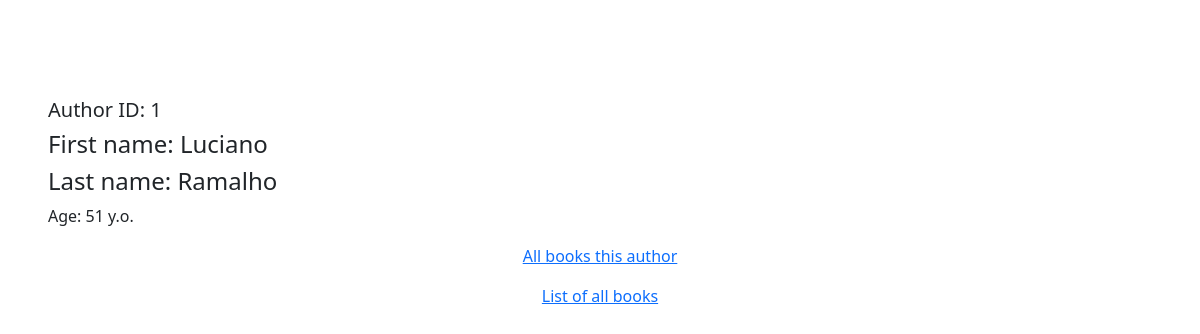
Page /author/1/ on the committed database.
### bookstore/models.py (models this page shows, shortened)
class Authors(models.Model):
    first_name = models.CharField(max_length=32)
    last_name = models.CharField(max_length=32)
    age = models.IntegerField()
    class Meta:
        verbose_name = 'Author'
        verbose_name_plural = 'Authors'

### bookstore/views.py (the view)
# urls.py: path('author/<int:index_author>/', about_author, name='author'),        # Show info about author
def about_author(request, index_author):            # Show info about author
    try:
        author = Authors.objects.get(pk=index_author)
        return render(request, 'bookstore/About_author.html', context={'author': author})
    except:
        return render(request, 'bookstore/Page404.html')

### bookstore/templates/bookstore/About_author.html (shortened to what this page needs)
{% load static %}
<!DOCTYPE html>
<html lang="en">
<head>
    <link rel="stylesheet" href="https://cdn.jsdelivr.net/npm/bootstrap@5.1.3/dist/css/bootstrap.min.css">
    <link rel="stylesheet" href="{% static 'bookstore/css/style.css' %}">
</head>
<body>
    <div class="content">
        <h5>Author ID: {{author.id}}</h5>
        <h4>First name: {{author.first_name}}</h4>
        <h4>Last name: {{author.last_name}}</h4>
        <p>Age: {{author.age}} y.o.</p>
        <a href="{% url 'author_book' author.id %}"><p>All books this author</p></a>
        <a href="{% url 'list_books' %}"><p>List of all books</p></a>
    </div>
</body>
</html>

### bookstore/static/bookstore/css/style.css (style rules this page uses)
.content { margin-top: 50px; padding: 4%; }
.content a { text-align: center; }

### rows in the picture
Authors: id "1", first_name "Luciano", last_name "Ramalho", age "51"
